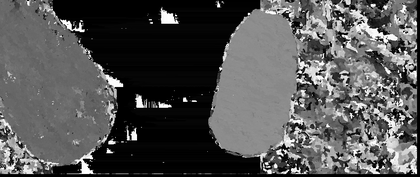
%> input picture Lib/patchmatch-2.1/test10.png, 420 x 177 px, shrunk from 849 x 358 before the run
$ octave --eval "result = T1_Img2Grad_Blockcompensate(imread('../../Lib/patchmatch-2.1/test10.png'));"   (GNU Octave 9; MATLAB toolbox functions it lacks are replaced by stand-ins)
%> lines starting %> are read from the running program, lines starting %| are printed output that depends on the picture
### Code/Ours2/T1_shiftblock.m
% SHIFTBLOCK output the shift block structures
% jpeg: input jpeg data stucture
% sftblk: output shifted block stucture, including:
%       vdb: coefficients of vertical shifted block;
%       hdb: coefficients of horizontal shifted block;
%       Vvars: spatial domain of step component;
%       Vcons: spatial domain of signal containing no step fucntion;
%       Vtv: total variation in vertical direction;
%       Htv: total variation in horizontal direction;
% Only y channel has been processed in this version
%       Sifei Liu, 21/03/2013

function sftblk = T1_shiftblock(jpeg)

% get y channel
if isstruct(jpeg)
    image = rgb2ycbcr(im2double(jpeg.image));
else
    image = repmat(jpeg,[1,1,3]);
end
[h,w,~] = size(image);
%> h = 177; w = 420
r = mod(size(image,1),8);
%> r = 1
c = mod(size(image,2),8);
%> c = 4
if r~=0
    image = [image;repmat(image(end,:,:),[8-r,1,1])];
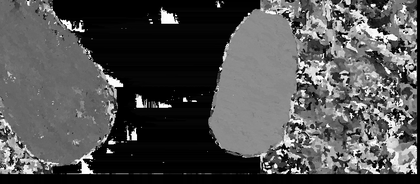
%> image: size 184x420x3 uint8; min 0, max 255, mean 80.3
end
if c~=0
    image = [image,repmat(image(:,end,:),[1,8-c,1])];
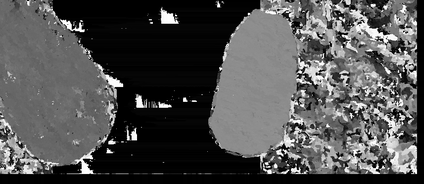
%> image: size 184x424x3 uint8; min 0, max 255, mean 79.5
end

% vertical db
% y_v = image(:,5:end-4,1) * 255;
% y_v = y_v - 128;
y_v = image(:,5:end-4,1);
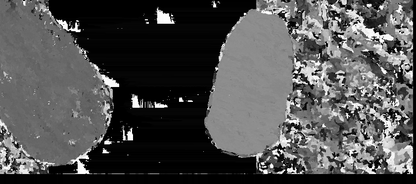
%> y_v: size 184x416 uint8; min 0, max 255, mean 80
%> the run ends on the next line
sftblk.Vdb = bdct(y_v);
% vertical mask
vmask = zeros(8);
vmask(1,2:2:end) = 1; %vmask(2:2:end,1) = 1;
% vmask(1,1)=1;
% vcmask = ones(8) - vmask;
vmask(1,2:2:end) = [ -0.9061 0.3182 -0.2126 0.1802];

% image layers
[m,n] = size(sftblk.Vdb);

% % ====== new version ======
vars_beta = sftblk.Vdb .* repmat(vmask,size(sftblk.Vdb)/8);
vars_beta = vars_beta * kron(eye(size(sftblk.Vdb,2)/8),ones(8,1));
vars_beta = vars_beta(1:8:end,:);
vmask(1,2:2:end) = 1;
dct_vars = (sftblk.Vdb .* repmat(vmask,size(sftblk.Vdb)/8)).*...
    kron(vars_beta,ones(8));
sftblk.Vvars = ibdct(dct_vars);
dct_cons = sftblk.Vdb - dct_vars;
sftblk.Vcons = ibdct(dct_cons);
% % =========================
sftblk.Vcons = [repmat(sftblk.Vcons(:,1),1,4),sftblk.Vcons,repmat(sftblk.Vcons(:,end),1,4)];
sftblk.Vvars = [repmat(sftblk.Vvars(:,1),1,4),sftblk.Vvars,repmat(sftblk.Vvars(:,end),1,4)];
sftblk.Vcons = sftblk.Vcons(1:h,1:w);
sftblk.Vvars = sftblk.Vvars(1:h,1:w);
% [13 lines of commented-out code are left out]
y_h = image(5:end-4,:,1);
% y_h = image(5:end-4,:,1) * 255;
% y_h = y_h - 125.5;
sftblk.Hdb = bdct(y_h);
% % horizontal mask
hmask = zeros(8);
hmask(2:2:end,1) = [ -0.9061 0.3182 -0.2126 0.1802]';

% % ====== new version ======
vars_beta = sftblk.Hdb .* repmat(hmask,size(sftblk.Hdb)/8);
vars_beta = kron(eye(size(sftblk.Hdb,1)/8),ones(1,8)) * vars_beta;
vars_beta = vars_beta(:,1:8:end);
hmask(2:2:end,1) = 1;
dct_vars = (sftblk.Hdb .* repmat(hmask,size(sftblk.Hdb)/8)).*...
    kron(vars_beta,ones(8));
sftblk.Hvars = ibdct(dct_vars);
dct_cons = sftblk.Hdb - dct_vars;
sftblk.Hcons = ibdct(dct_cons);
% % =========================
sftblk.Hcons = [repmat(sftblk.Hcons(1,:),4,1);sftblk.Hcons;repmat(sftblk.Hcons(end,:),4,1)];
sftblk.Hvars = [repmat(sftblk.Hvars(1,:),4,1);sftblk.Hvars;repmat(sftblk.Hvars(end,:),4,1)];
sftblk.Hcons = sftblk.Hcons(1:h,1:w);
sftblk.Hvars = sftblk.Hvars(1:h,1:w);
% [12 lines of commented-out code are left out]

### Code/Ours2/T1_Img2Grad_Blockcompensate.m
%This is Sifei's code to remove the blocky artifacts.
%The idea is to average gradients of pixels along every 8x8 block
%What is the difference of Grad_o and Grad_v?
function Grad_o = T1_Img2Grad_Blockcompensate(img)

bz = 8;
sftblk = T1_shiftblock(img);
% normalization
% img = (img-min(min(img)))/(max(max(img))-min(min(img)));
% sftblk.Vcons = (sftblk.Vcons-min(min(sftblk.Vcons)))/(max(max(sftblk.Vcons))-min(min(sftblk.Vcons)));
% get gradient images
Grad_o = T1_Img2Grad(img);
Grad_v = T1_Img2Grad(sftblk.Vcons);
Grad_h = T1_Img2Grad(sftblk.Hcons);
dir_num = size(Grad_o,3);
% % ========== for debug ===========
% for k = 1:dir_num
% subplot(2,dir_num,k);imshow(Grad_o(:,:,k),[]);
% end
% % ========== for debug ===========
% replace vertical blocking

for m = 1:dir_num
    % v8
%     if ~isempty(find(m == [1 2 8],1))
        for n = bz:bz:size(img,2)
            %         Grad_o(:,n,m) = (Grad_o(:,n-1,m)+Grad_o(:,n+1,m))/2;
            %         Grad_o(:,n,m) = Grad_v(:,n,m);
            Grad_o(:,n,m) = (Grad_o(:,n-1,m)+Grad_o(:,n+1,m)+Grad_v(:,n,m))/3;
        end
%     end
%     if ~isempty(find(m == [6 7 8],1))
        % h8
        for n = bz:bz:size(img,1)-bz/2
            Grad_o(n,:,m) = (Grad_h(n,:,m) + Grad_o(n-1,:,m) + Grad_o(n+1,:,m))/3;
        end
%     end
        % v9
%     if ~isempty(find(m == [4 5 6],1))
        for n = bz+1:bz:size(img,2)
            %         Grad_o(:,n,m) = (Grad_o(:,n-1,m)+Grad_o(:,n+1,m))/2;
            %         Grad_o(:,n,m) = Grad_v(:,n,m);
            Grad_o(:,n,m) = (Grad_o(:,n-1,m)+Grad_o(:,n+1,m)+Grad_v(:,n,m))/3;
        end
%     end
        % h9
%     if ~isempty(find(m == [2 3 4],1))
        for n = bz+1:bz:size(img,2)
            %         Grad_o(:,n,m) = (Grad_o(:,n-1,m)+Grad_o(:,n+1,m))/2;
            %         Grad_o(:,n,m) = Grad_v(:,n,m);
            Grad_o(n,:,m) = (Grad_h(n,:,m) + Grad_o(n-1,:,m) + Grad_o(n+1,:,m))/3;
        end
%     end
end
% % ========== for debug ===========
% for k = 1:dir_num
% subplot(2,dir_num,dir_num+k);imshow(Grad_o(:,:,k),[]);
% end
% % ========== for debug ===========

$ run again, on Lib/patchmatch-2.1/test7.png
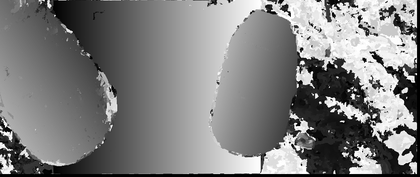
%> input picture Lib/patchmatch-2.1/test7.png, 420 x 177 px, shrunk from 849 x 358 before the run
%> in T1_shiftblock, `image = [image,repmat(image(:,end,:),[1,8-c,1])];`:
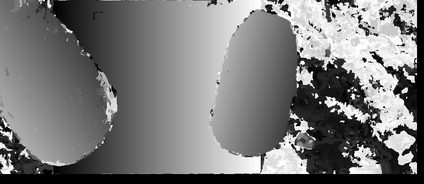
%> image: size 184x424x3 uint8; min 0, max 255, mean 120.3
%> in T1_shiftblock, `y_v = image(:,5:end-4,1);`:
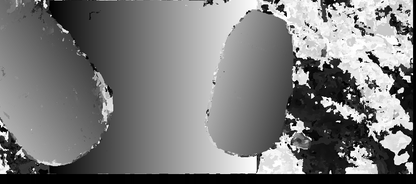
%> y_v: size 184x416 uint8; min 0, max 255, mean 121.4

$ run again, on Lib/patchmatch-2.1/test8.png
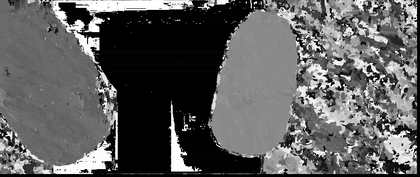
%> input picture Lib/patchmatch-2.1/test8.png, 420 x 177 px, shrunk from 849 x 358 before the run
%> in T1_shiftblock, `image = [image,repmat(image(:,end,:),[1,8-c,1])];`:
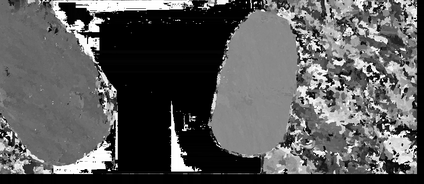
%> image: size 184x424x3 uint8; min 0, max 255, mean 88.6
%> in T1_shiftblock, `y_v = image(:,5:end-4,1);`:
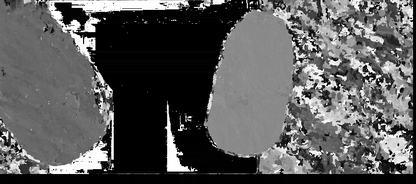
%> y_v: size 184x416 uint8; min 0, max 255, mean 89.2

$ run again, on Lib/patchmatch-2.1/test9.png
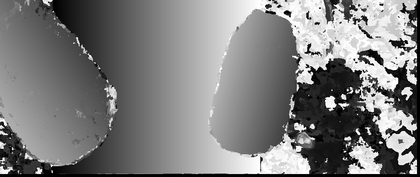
%> input picture Lib/patchmatch-2.1/test9.png, 420 x 177 px, shrunk from 849 x 358 before the run
%> in T1_shiftblock, `image = [image,repmat(image(:,end,:),[1,8-c,1])];`:
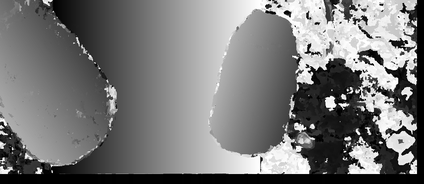
%> image: size 184x424x3 uint8; min 0, max 255, mean 119.5
%> in T1_shiftblock, `y_v = image(:,5:end-4,1);`:
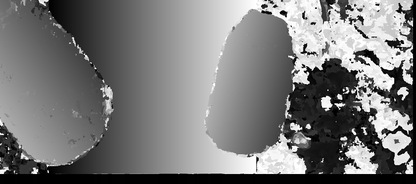
%> y_v: size 184x416 uint8; min 0, max 255, mean 120.6
